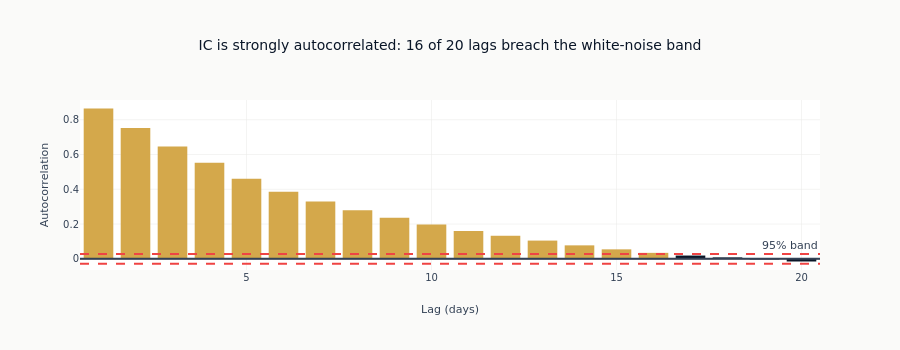

Notebook code for this chart:
### Markdown cell above
### Autocorrelation in IC Series

Let's examine the autocorrelation structure directly.

### Code cell
# Compute autocorrelation function
def compute_acf(series, nlags=20):
    """Compute autocorrelation function."""
    n = len(series)
    series = series - np.mean(series)
    acf = []
    for lag in range(nlags + 1):
        if lag == 0:
            acf.append(1.0)
        else:
            acf.append(np.corrcoef(series[lag:], series[:-lag])[0, 1])
    return np.array(acf)


acf_values = compute_acf(ic_series, nlags=20)

# Significance bounds for white noise
n = len(ic_series)
sig_bound = 1.96 / np.sqrt(n)

# Visualize ACF
fig = go.Figure()

# Count significant lags
n_significant_lags = sum(abs(acf_values[1:]) > sig_bound)

fig.add_trace(
    go.Bar(
        x=list(range(1, 21)),
        y=acf_values[1:],
        name="ACF",
        marker_color=[
            COLORS["amber"] if abs(v) > sig_bound else COLORS["blue"] for v in acf_values[1:]
        ],
    )
)

fig.add_hline(
    y=sig_bound, line_dash="dash", line_color=COLORS["negative"], annotation_text="95% band"
)
fig.add_hline(y=-sig_bound, line_dash="dash", line_color=COLORS["negative"])
fig.add_hline(y=0, line_color=COLORS["neutral"])

fig.update_layout(
    title=f"IC is strongly autocorrelated: {n_significant_lags} of 20 lags breach the "
    "white-noise band",
    xaxis_title="Lag (days)",
    yaxis_title="Autocorrelation",
    template="ml4t",
    height=350,
)
fig.show()
print(f"\nSignificant autocorrelation lags: {n_significant_lags}/20")
print("\nThis means naive t-statistics will overstate significance!")

### Figure 1 — Plotly figure (JSON) as saved in the notebook; plotly's stock layout.template omitted (floating-point values rounded to 4 significant figures)
{"data": [{"marker": {"color": ["#D4A84B", "#D4A84B", "#D4A84B", "#D4A84B", "#D4A84B", "#D4A84B", "#D4A84B", "#D4A84B", "#D4A84B", "#D4A84B", "#D4A84B", "#D4A84B", "#D4A84B", "#D4A84B", "#D4A84B", "#D4A84B", "#0a1628", "#0a1628", "#0a1628", "#0a1628"]}, "name": "ACF", "type": "bar", "x": [1, 2, 3, 4, 5, 6, 7, 8, 9, 10, 11, 12, 13, 14, 15, 16, 17, 18, 19, 20], "y": [0.8645, 0.752, 0.6465, 0.5528, 0.461, 0.3861, 0.3294, 0.2787, 0.2368, 0.1976, 0.1602, 0.1327, 0.105, 0.07749, 0.05454, 0.03444, 0.01889, 0.008261, -0.00355, -0.0153]}], "layout": {"annotations": [{"showarrow": false, "text": "95% band", "x": 1, "xanchor": "right", "xref": "x domain", "y": 0.02775, "yanchor": "bottom", "yref": "y"}], "height": 350, "shapes": [{"line": {"color": "#ef4444", "dash": "dash"}, "type": "line", "x0": 0, "x1": 1, "xref": "x domain", "y0": 0.02775, "y1": 0.02775, "yref": "y"}, {"line": {"color": "#ef4444", "dash": "dash"}, "type": "line", "x0": 0, "x1": 1, "xref": "x domain", "y0": -0.02775, "y1": -0.02775, "yref": "y"}, {"line": {"color": "#334155"}, "type": "line", "x0": 0, "x1": 1, "xref": "x domain", "y0": 0, "y1": 0, "yref": "y"}], "title": {"text": "IC is strongly autocorrelated: 16 of 20 lags breach the white-noise band"}, "xaxis": {"title": {"text": "Lag (days)"}}, "yaxis": {"title": {"text": "Autocorrelation"}}}}
